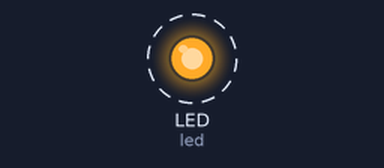
Recording of a program running on a simulated CircuitPython board. Parts: output pins drawn as LEDs (lit = HIGH). Dashed ring = blinking. What the program prints to the serial console is not drawn.

Above: at 0.2 s.
Timing chart, 0 to 3.0 s (numbered marks = the images above):
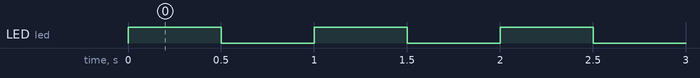

Measured:
- by itself, LED (led): alternates HIGH for 0.50 s and LOW for 0.50 s

The program:

code.py
```python
import board
import time
import busio
import pwmio
import sys
from digitalio import DigitalInOut, Direction

#from circuitPyHuskyLib import HuskyLensLibrary
from adafruit_motor import servo
# Temp sensor
import adafruit_sht4x

# Onboard LED (works on Pico and Pico W)
led = DigitalInOut(board.LED)
led.direction = Direction.OUTPUT
print("Hello World")

while True:
    led.value = True   # LED on
    time.sleep(0.5)
    led.value = False  # LED off
    time.sleep(0.5)
```
